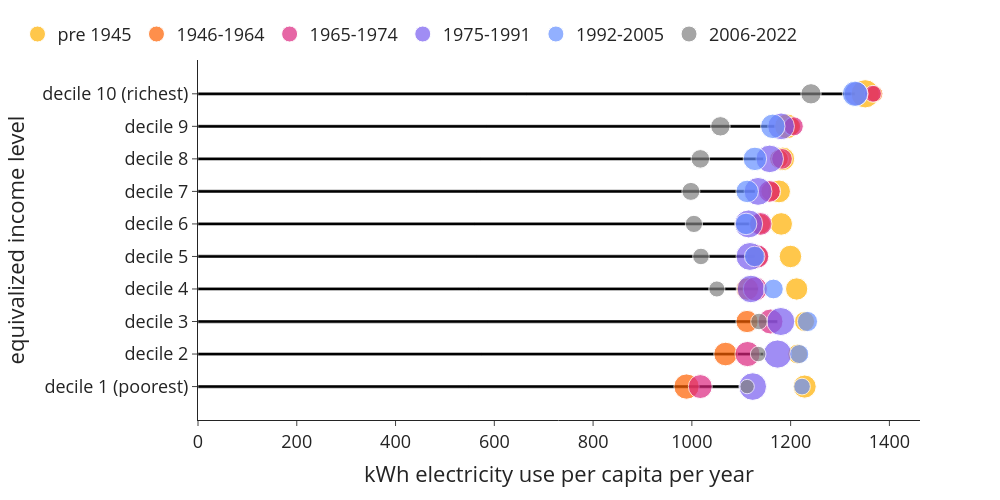

The notebook cell this image was saved under:
### Code cell
bubblechart((use['netelectricity'+year]*use['n_hhd']), use['n_hhdmem'+year], use['n_hhd'], 0, 2, 'kWh electricity use per capita per year','equivalized income level', 'kWh_per_cap_inc_age')

### Figure 1 — Plotly figure (JSON) as saved in the notebook; plotly's stock layout.template omitted (floating-point values rounded to 4 significant figures)
{"data": [{"alignmentgroup": "True", "hovertemplate": "kWh electricity use per capita per year=%{x}<br>equivalized income level=%{y}<extra></extra>", "legendgroup": "", "marker": {"color": "#000000", "pattern": {"shape": ""}}, "name": "", "offsetgroup": "", "orientation": "h", "showlegend": false, "textposition": "auto", "type": "bar", "x": [1096.0, 1147.0, 1174.0, 1135.0, 1128.0, 1120.0, 1128.0, 1145.0, 1169.0, 1330.0], "xaxis": "x", "y": ["decile 1 (poorest)", "decile 2", "decile 3", "decile 4", "decile 5", "decile 6", "decile 7", "decile 8", "decile 9", "decile 10 (richest)"], "yaxis": "y"}, {"legendrank": 0, "marker": {"color": "#ffb000", "size": [126670, 94560, 95825, 117600, 120015, 120405, 123590, 131435, 145725, 189345], "sizemin": 4, "sizemode": "area", "sizeref": 473.4}, "mode": "markers", "name": "pre 1945", "showlegend": true, "type": "scatter", "x": [1228.0, 1214.0, 1228.0, 1212.0, 1200.0, 1181.0, 1176.0, 1184.0, 1193.0, 1351.0], "y": ["decile 1 (poorest)", "decile 2", "decile 3", "decile 4", "decile 5", "decile 6", "decile 7", "decile 8", "decile 9", "decile 10 (richest)"]}, {"legendrank": 1, "marker": {"color": "#fe6100", "size": [151555, 132500, 117665, 119035, 109600, 100115, 92210, 83760, 74985, 64470], "sizemin": 4, "sizemode": "area", "sizeref": 473.4}, "mode": "markers", "name": "1946-1964", "showlegend": true, "type": "scatter", "x": [989.2, 1068.0, 1112.0, 1112.0, 1133.0, 1139.0, 1160.0, 1177.0, 1202.0, 1370.0], "y": ["decile 1 (poorest)", "decile 2", "decile 3", "decile 4", "decile 5", "decile 6", "decile 7", "decile 8", "decile 9", "decile 10 (richest)"]}, {"legendrank": 2, "marker": {"color": "#dc267f", "size": [135600, 150070, 147825, 139145, 130860, 122330, 112410, 101595, 87145, 68080], "sizemin": 4, "sizemode": "area", "sizeref": 473.4}, "mode": "markers", "name": "1965-1974", "showlegend": true, "type": "scatter", "x": [1017.0, 1113.0, 1159.0, 1128.0, 1132.0, 1139.0, 1157.0, 1183.0, 1206.0, 1367.0], "y": ["decile 1 (poorest)", "decile 2", "decile 3", "decile 4", "decile 5", "decile 6", "decile 7", "decile 8", "decile 9", "decile 10 (richest)"]}, {"legendrank": 3, "marker": {"color": "#785ef0", "size": [180310, 189025, 185775, 179450, 184075, 185685, 183835, 179845, 169040, 136875], "sizemin": 4, "sizemode": "area", "sizeref": 473.4}, "mode": "markers", "name": "1975-1991", "showlegend": true, "type": "scatter", "x": [1123.0, 1174.0, 1180.0, 1120.0, 1118.0, 1115.0, 1134.0, 1158.0, 1181.0, 1333.0], "y": ["decile 1 (poorest)", "decile 2", "decile 3", "decile 4", "decile 5", "decile 6", "decile 7", "decile 8", "decile 9", "decile 10 (richest)"]}, {"legendrank": 4, "marker": {"color": "#648fff", "size": [65795, 85115, 96350, 92185, 99795, 109975, 120055, 130545, 142405, 152385], "sizemin": 4, "sizemode": "area", "sizeref": 473.4}, "mode": "markers", "name": "1992-2005", "showlegend": true, "type": "scatter", "x": [1223.0, 1218.0, 1234.0, 1165.0, 1127.0, 1110.0, 1112.0, 1128.0, 1164.0, 1330.0], "y": ["decile 1 (poorest)", "decile 2", "decile 3", "decile 4", "decile 5", "decile 6", "decile 7", "decile 8", "decile 9", "decile 10 (richest)"]}, {"legendrank": 5, "marker": {"color": "#808080", "size": [49120, 57425, 65390, 61455, 64720, 70455, 76685, 81715, 89545, 97790], "sizemin": 4, "sizemode": "area", "sizeref": 473.4}, "mode": "markers", "name": "2006-2022", "showlegend": true, "type": "scatter", "x": [1112.0, 1134.0, 1136.0, 1051.0, 1018.0, 1004.0, 998.0, 1017.0, 1058.0, 1241.0], "y": ["decile 1 (poorest)", "decile 2", "decile 3", "decile 4", "decile 5", "decile 6", "decile 7", "decile 8", "decile 9", "decile 10 (richest)"]}], "layout": {"bargap": 0.9, "barmode": "relative", "font": {"size": 18}, "height": 500, "legend": {"orientation": "h", "tracegroupgap": 0, "x": -0.25, "xanchor": "left", "y": 1.02, "yanchor": "bottom"}, "margin": {"t": 60}, "width": 1000, "xaxis": {"anchor": "y", "domain": [0, 1], "title": {"text": "kWh electricity use per capita per year"}}, "yaxis": {"anchor": "x", "domain": [0, 1], "title": {"text": "equivalized income level"}}}}
